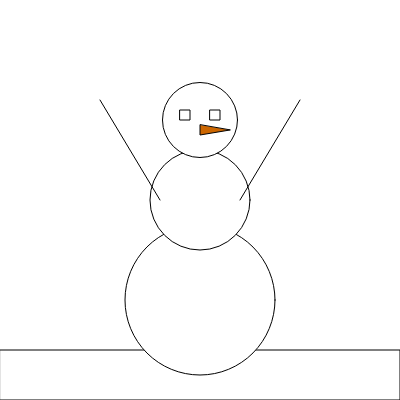
Frame 1 (no input)
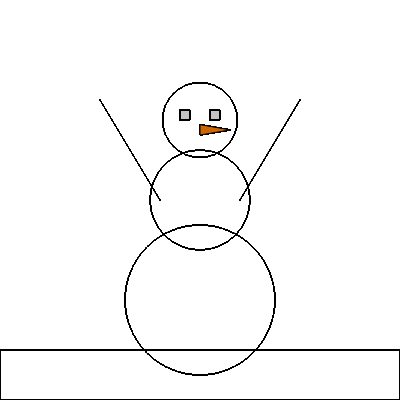
Frame 60 (no input)
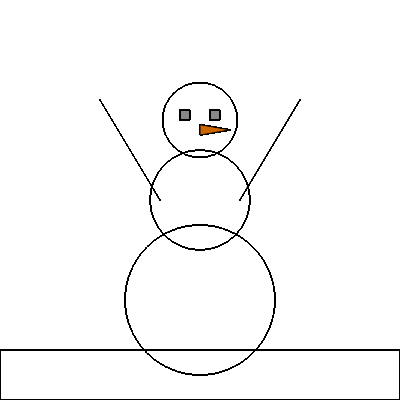
Frame 120 (the mouse pressed at the canvas centre since frame 60)

The p5.js sketch that drew these frames (run headless with seeded random() and noise() and a simulated clock; from frame 60 on, the mouse is pressed at the canvas centre):

// p5.js sketch
// ── sketch.js
/* Snowman assignment
Madhusha Kulanathan
@/10/2018*/

//setup the canvas
function setup () {
  // sets the screen to be 640 pixels wide and 480 pixels high
  createCanvas (400,400)
}

function draw () {
  //create ground
  rect (0,350,400,50);

// create the snowman body
ellipse(200,300,150,150);
ellipse(200,200,100,100);
ellipse(200,120,75,75);

//create the arms
line(160,200,100,100);
line(240,200,300,100);

//create eyes
var c= color(1,1,1,1);
fill(c);
rect(180, 110, 10, 10);
rect(210, 110, 10, 10);
noFill();

//create nose
var c= color (204, 102, 0);
fill (c);
triangle(200,125,200,135,230,130);
noFill();
}
